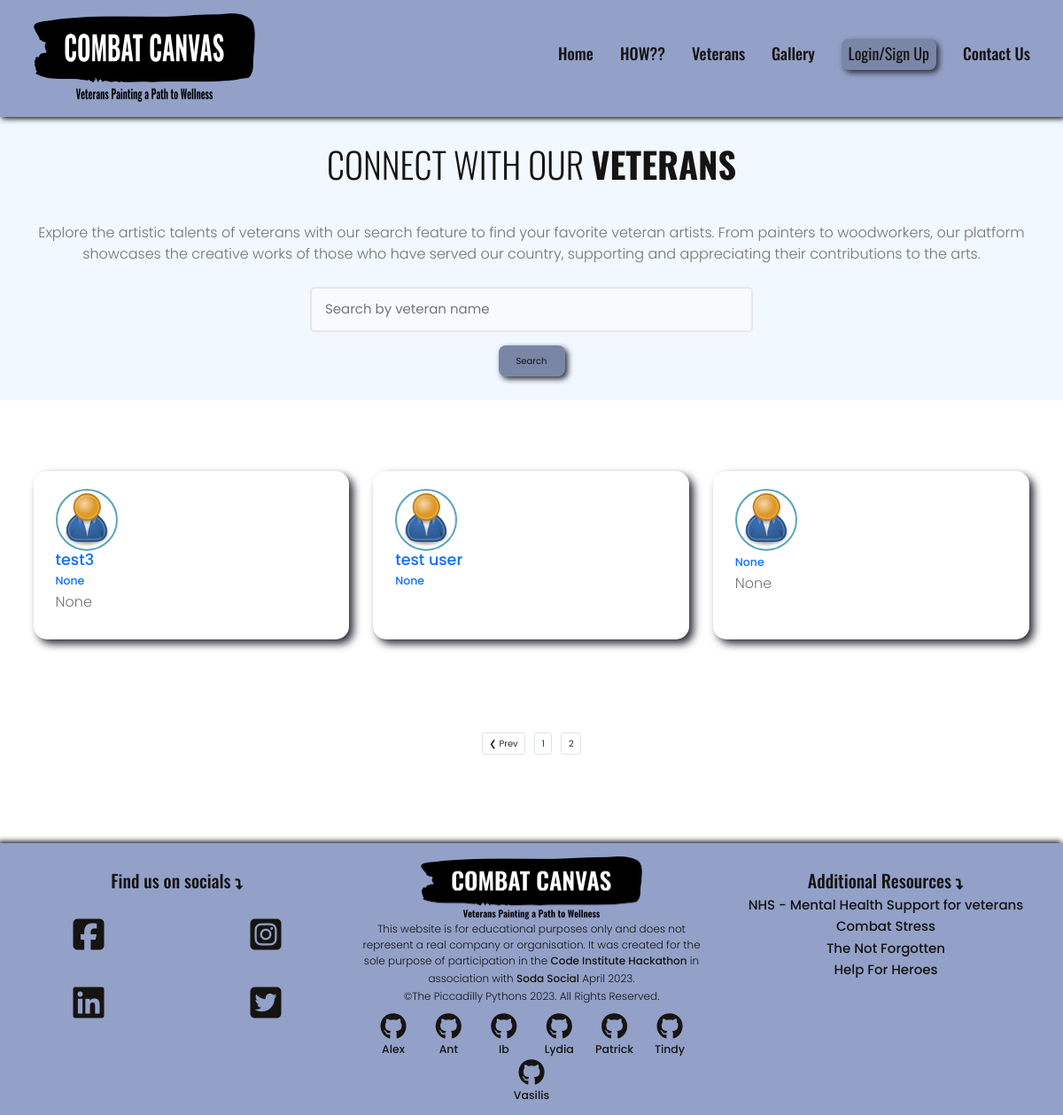
/users/?page=2, run on the app's committed database.
### users/models.py (models this page shows, shortened)
class Profile(models.Model):
    user = models.OneToOneField(
        User, on_delete=models.CASCADE, null=True, blank=True)
    name = models.CharField(max_length=200, blank=True, null=True)
    email = models.EmailField(max_length=500, blank=True, null=True)
    username = models.CharField(max_length=200, blank=True, null=True)
    location = models.CharField(max_length=200, blank=True, null=True)
    short_intro = models.CharField(max_length=200, blank=True, null=True)
    bio = models.TextField(blank=True, null=True)
    profile_image = models.ImageField(
        null=True, blank=True, upload_to='profiles/', default="profiles/user-default.png")
    social_twitter = models.CharField(max_length=200, blank=True, null=True)
    social_linkedin = models.CharField(max_length=200, blank=True, null=True)
    social_youtube = models.CharField(max_length=200, blank=True, null=True)
    social_website = models.CharField(max_length=200, blank=True, null=True)
    created = models.DateTimeField(auto_now_add=True)
    id = models.UUIDField(default=uuid.uuid4, unique=True,
                          primary_key=True, editable=False)
    class Meta:
        ordering = ['created']

### users/views.py (the view)
# urls.py: path('', views.profiles, name="profiles"),
def profiles(request):
    profiles, search_query = searchProfiles(request)
    custom_range, profiles = paginateProfiles(request, profiles, 3)
    context = {'profiles': profiles, 'search_query': search_query, 'custom_range': custom_range}
    return render(request, 'users/profiles.html', context)

### users/utils.py (called while the page is built)
def paginateProfiles(request, profiles, results):
    page = request.GET.get('page')
    paginator = Paginator(profiles, results)
    try:
        profiles = paginator.page(page)
    except PageNotAnInteger:
        page = 1
        profiles = paginator.page(page)
    except EmptyPage:
        page = paginator.num_pages
        profiles = paginator.page(page)
    leftIndex = (int(page) - 4)
    if leftIndex < 1:
        leftIndex = 1
    rightIndex = (int(page) + 5)
    if rightIndex > paginator.num_pages:
        rightIndex = paginator.num_pages + 1
    custom_range = range(leftIndex, rightIndex)
    return custom_range, profiles

def searchProfiles(request):
    search_query = ''
    if request.GET.get('search_query'):
        search_query = request.GET.get('search_query')
    profiles = Profile.objects.distinct().filter(
        Q(name__icontains=search_query) |
        Q(short_intro__icontains=search_query)
    )
    return profiles, search_query

### users/templates/users/profiles.html (shortened to what this page needs)
{% extends 'base.html' %}
{% block content %}
<main class="home">
  <section class="hero-section text-center">
    <div class="container container--narrow">
      <div class="hero-section__box">
        <h2>CONNECT WITH our <span>Veterans</span></h2>
      </div>
      <div class="hero-section__search">
        <div>
          <p>Explore the artistic talents of veterans with our search feature to find your favorite veteran artists. From painters to woodworkers, our platform showcases the creative works of those who have served our country, supporting and appreciating their contributions to the arts.</p>
      </div>
        <form class="form" action="{% url 'profiles' %}" method="get">
          <div class="form__field">
            <input class="input input--text" id="formInput#search" type="text" name="search_query"
              value="{{search_query}}" placeholder="Search by veteran name" />
          </div>
        </form>
        <button class="btn btn--sub btn--lg" form="searchForm" type="submit" value="Search" />Search</button>
      </div>
    </div>
  </section>
  <section class="devlist">
    <div class="container vetlist">
      <div class="grid grid--three search-results">
        {% for profile in profiles %}
        <div class="column card">
          <div class="dev">
            <a href="{% url 'user-profile' profile.id %}" class="card__body">
              <div class="user__profile">
                <img class="avatar avatar--md" src="{{ profile.profile_image.url }}" alt="image" />
                <div class="dev__meta">
                  <h3>{{profile.name}}</h3>
                  <h5>{{profile.short_intro}}</h5>
                </div>
              </div>
              <p class="dev__info">{{profile.bio|slice:"150"}}</p>
            </a>
          </div>
        </div>
        {% endfor %}
      </div>
    </div>
  </section>
  {% include 'pagination.html' with queryset=profiles custom_range=custom_range %}
</main>
{% endblock content%}

### static/styles/app.css (style rules this page uses)
:root { --color-sub: #2d2d39; }
a { text-decoration: none; }
.btn--sub { background-color: #7986a7; border-radius: 8px; min-height: 35px; min-width: 75px; box-shadow: 3px 3px 6px #2d2d39; border: none; color: #161412; transition: transform 0.25s ease-in-out, box-shadow 0.25s ease-in-out; }
.card { border: 2px solid var(--color-light); border-radius: 15px; box-shadow: 5px 5px 10px #2d2d39; }
.search-results .card { transition: transform 0.3s ease-in-out; }
img { width: 100%; }
.hero-section { height: 40vh; display: flex; align-items: center; background-color: rgba(240, 248, 255, 0.9); }
.hero-section__box { margin-bottom: 4rem; }
.hero-section__box > h2, .hero-section__box > h2 > span { font-size: 4rem; color: #161412; line-height: 1.3; text-transform: uppercase; font-family: 'Oswald', sans-serif; }
.hero-section__box > h2 { font-weight: 300; }
.hero-section__box > h2 > span { font-weight: 700; }
.hero-section__search > .form { display: flex; align-items: center; justify-content: center; gap: 2rem; }
.hero-section__search > .form input.input--text { width: 50rem; }
.card { border: none; }
.form__field { width: 100%; font-size: 1.5em }
.vetlist { padding-top: 75px; }

### static/uikit/styles/modules/_variables.css (style rules this page uses)
:root { --color-main: #5aa5b9; --color-main-light: #e6faff; --color-sub: #3f4156; --color-sub-light: #51546e; --color-sub-lighter: #ededfd; --color-text: #737373; --color-gray: #8b8b8b; --color-light: #e5e7eb; --color-light-gray: #767676; --color-bg: #f8fafd; --color-white: #fffefd; --color-white-light: #f3f3f3; --color-success: #359e64; --color-success-bg: #def8e8; --color-error: #fc4b0b; --color-error-bg: #fff2ee; --font-base: 'Poppins', arial, helvetica, 'Segoe UI', roboto, ubuntu, sans-serif; --font-monospace: 'Fira Code', 'Courier New', courier, monospace; --font-regular: 300; --font-medium: 500; --font-bold: 700; --generic-shadow: 1px 1px 5px #00000010; --generic-transition: all 0.3s ease-in-out; }

### static/uikit/styles/modules/_base.css (style rules this page uses)
* { margin: 0; padding: 0; box-sizing: border-box; text-rendering: optimizeLegibility; color: inherit; font-size: inherit; }
html { font-size: 50%; }
@media only screen and (min-width: 480px) { html { font-size: 56.25%; } }
@media only screen and (min-width: 1200px) { html { font-size: 62.5%; } }
body { line-height: 1.6; font-weight: 400; font-size: 1.5rem; color: var(--color-text); background-color: var(--color-bg); min-height: 100vh; }

### static/uikit/styles/modules/_typography.css (style rules this page uses)
* { font-family: var(--font-base); }
h2 { font-size: 3.6rem; font-weight: var(--font-bold); }
h3 { font-size: 3.2rem; font-weight: var(--font-medium); }
h5 { font-size: 2.4rem; font-weight: var(--font-medium); }
h5, h6 { font-weight: var(--font-regular); }
p, span, strong { font-size: 1.6rem; color: var(--color-text); font-weight: var(--font-regular); }
a { padding-bottom: 2px; text-decoration: none; display: inline-block; color: var(--color-main); font-weight: var(--font-medium); }

### static/uikit/styles/modules/_utilities.css (style rules this page uses)
.container { width: 92%; max-width: 165rem; margin: 0 auto; box-sizing: border-box; }
.container--narrow { width: 92%; max-width: 120rem; }
@media screen and (min-width: 1000px) { .container { width: 90%; } }
@media screen and (min-width: 1000px) { .container--narrow { width: 85%; } }
@media screen and (min-width: 1200px) { .container { width: 80%; } }
@media screen and (min-width: 1200px) { .container--narrow { width: 72%; } }
.text-center { text-align: center; }

### static/uikit/styles/modules/_avatar.css (style rules this page uses)
.avatar { border-radius: 50%; border: 2px solid var(--color-main); object-fit: cover; }
.avatar--md { height: 7rem; width: 7rem; }

### static/uikit/styles/modules/_button.css (style rules this page uses)
.btn { display: inline-block; position: relative; cursor: pointer; background-color: var(--color-light); font-weight: var(--font-medium); color: var(--color-sub); text-decoration: none; padding: 1rem 2rem; border-radius: 0.5rem; border: none; width: -webkit-fit-content; width: -moz-fit-content; width: fit-content; height: -webkit-fit-content; height: -moz-fit-content; height: fit-content; font-size: 1.6rem; outline-width: 0; outline-color: transparent; -webkit-backface-visibility: hidden; backface-visibility: hidden; transition: all 0.3s ease-in-out; }
.btn--sub { background-color: var(--color-sub); color: var(--color-white); }
.btn--lg { font-size: 1.8rem; padding: 1.2rem 4.5rem; }

### static/uikit/styles/modules/_card.css (style rules this page uses)
.card { border-radius: 1rem; background-color: var(--color-white); border: 1.5px solid var(--color-light); width: auto; height: auto; margin-top: 0.5rem; margin-bottom: 0.5rem; overflow: hidden; }
.card__body, .card__header { padding: 2rem 2.5rem; }

### data on the page
Profile: profile_image (placeholder picture), name "test3", short_intro "None", bio "None"
Profile: profile_image (placeholder picture), name "test user", short_intro "None"
Profile: profile_image (placeholder picture), short_intro "None", bio "None"

### other printed values
{{ page }} "1"
{{ page }} "2"
